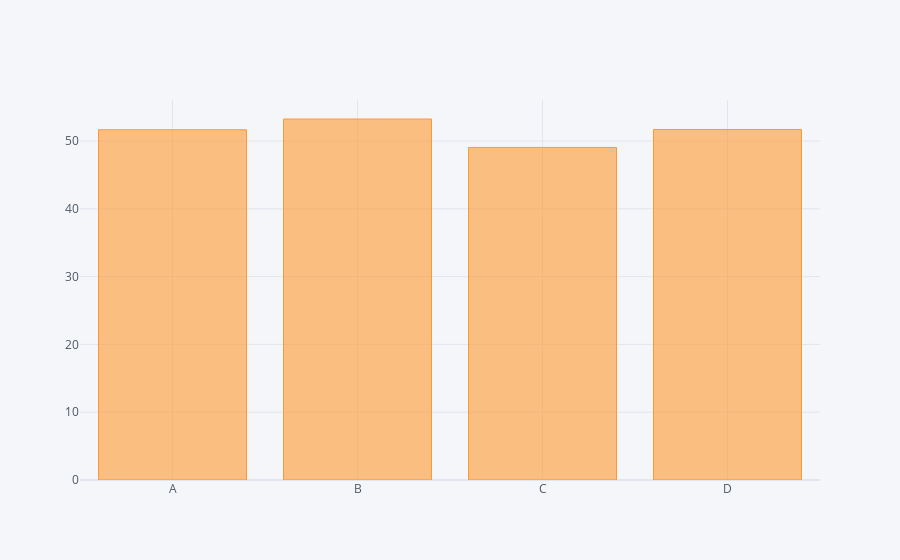

Write notebook code for a chart like this one.
### Code cell
df.sum().iplot(kind='bar')

### Figure 1 — Plotly figure (JSON) as saved in the notebook; plotly's stock layout.template omitted (floating-point values rounded to 4 significant figures)
{"data": [{"marker": {"color": "rgba(255, 153, 51, 0.6)", "line": {"color": "rgba(255, 153, 51, 1.0)", "width": 1}}, "name": "None", "orientation": "v", "text": "", "type": "bar", "x": ["A", "B", "C", "D"], "y": [51.67, 53.26, 49.06, 51.71]}], "layout": {"autosize": true, "legend": {"bgcolor": "#F5F6F9", "font": {"color": "#4D5663"}}, "paper_bgcolor": "#F5F6F9", "plot_bgcolor": "#F5F6F9", "title": {"font": {"color": "#4D5663"}}, "xaxis": {"autorange": true, "gridcolor": "#E1E5ED", "range": [-0.5, 3.5], "showgrid": true, "tickfont": {"color": "#4D5663"}, "title": {"font": {"color": "#4D5663"}, "text": ""}, "type": "category", "zerolinecolor": "#E1E5ED"}, "yaxis": {"autorange": true, "gridcolor": "#E1E5ED", "range": [0, 56.06], "showgrid": true, "tickfont": {"color": "#4D5663"}, "title": {"font": {"color": "#4D5663"}, "text": ""}, "type": "linear", "zerolinecolor": "#E1E5ED"}}}
